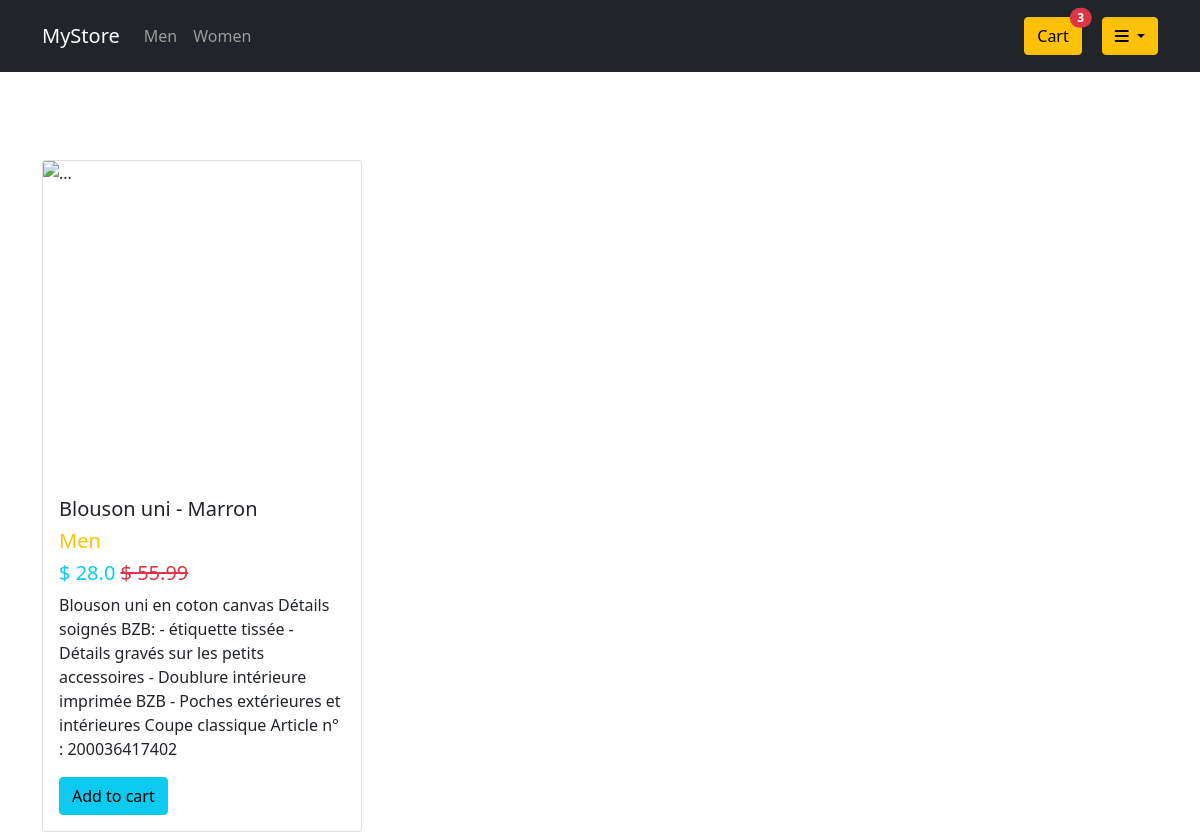
Screenshot of /product/Blouson-uni-Marron/ (signed in) with the database file from the repository.
### core/models.py (models this page shows, shortened)
class Order(models.Model):
    user = models.ForeignKey(settings.AUTH_USER_MODEL, on_delete=models.CASCADE)
    products = models.ManyToManyField(OrderProduct)
    start_date = models.DateTimeField(auto_now_add=True)
    ordered_date = models.DateTimeField()
    ordered = models.BooleanField(default=False)

class Product(models.Model):
    name = models.CharField(max_length=255)
    description = models.TextField()
    price = models.FloatField()
    discount_price = models.FloatField(blank=True, null=True)
    created_date = models.DateTimeField(auto_now=True)
    product_category = models.ForeignKey(Category, on_delete=models.CASCADE)
    slug = models.SlugField()
    def get_add_to_cart_url(self):
        return reverse("core:add-to-cart", kwargs={"slug": self.slug})

class Category(models.Model):
    name = models.CharField(max_length=255)
    description = models.TextField()
    created_at = models.DateTimeField(auto_now=True)

### core/views.py (the view)
# urls.py: path('product/<slug>/', ProductDetailView.as_view(), name="product_detail"),
class ProductDetailView(DetailView):
    model = Product
    template_name = 'product.html'

### core/templatetags/cart_template_tags.py (called while the page is built)
@register.filter
def number_of_cart_products(user):
    if user.is_authenticated:
        query_set = Order.objects.filter(user=user, ordered=False)
        if query_set.exists():
            return query_set[0].products.count()
    return 0

### templates/product.html
{% extends 'base.html' %}
{% block body %}
<div class="container">
    <div class="card col-4 mt-3" style="width: 20rem;";>
        <img src="https://images.unsplash.com/photo-1434389677669-e08b4cac3105?ixlib=rb-1.2.1&ixid=MnwxMjA3fDB8MHxwaG90by1wYWdlfHx8fGVufDB8fHx8&auto=format&fit=crop&w=705&q=80" class="card-img-top" alt="..." height="320px;">
        <div class="card-body">
            <h5 class="card-title">{{ object.name }}</h5>
            <h5 class="text-warning">{{ object.product_category.name }}</h5>
            <h5 class="text-info">
                {% if object.discount_price %}
                    $ {{ object.discount_price }} <del class="text-danger">$ {{ object.price }} </del>
                {% else %}
                    $ {{ object.price }}
                {% endif %}
            </h5>
            <p class="card-text">{{ object.description }}</p>
            <a class="btn btn-info" href="{{ object.get_add_to_cart_url }}">Add to cart</a>
        </div>
    </div>
</div>
{% endblock %}

### templates/base.html (shortened to what this page needs)
{% load cart_template_tags %}
<!DOCTYPE html>
<html>
    <head>
        <link href="https://cdn.jsdelivr.net/npm/bootstrap@5.1.3/dist/css/bootstrap.min.css" rel="stylesheet">
    </head>
    <body>
        <nav class="navbar navbar-expand-lg navbar-dark bg-dark mb-3">
            <div class="container-fluid container pt-2 pb-2">
                <a class="navbar-brand" href="{% url 'core:home_view' %}">MyStore</a>
                <div class="collapse navbar-collapse" id="navbarText">
                    <ul class="navbar-nav me-auto mb-2 mb-lg-0">
                        <li class="nav-item">
                            <a class="nav-link" href="#">Men</a>
                        </li>
                        <li class="nav-item">
                            <a class="nav-link" href="#">Women</a>
                        </li>
                    </ul>
                    {% if request.user.is_authenticated %}
                        <div class="d-flex " style="margin-right: 20px;">
                            <a href="{% url 'core:order_summary' %}" class="btn btn-warning position-relative">
                                Cart
                                <span class="position-absolute top-0 start-100 translate-middle badge rounded-pill bg-danger">
                                {{ request.user|number_of_cart_products }}
                                </span>
                            </a>
                        </div>
                        <ul class="navbar-nav mb-2 mb-lg-0">
                            <div class="dropdown">
                                <button class="btn btn-warning dropdown-toggle" type="button" id="dropdownMenuButton2" data-bs-toggle="dropdown" aria-expanded="false">
                                    <i class="fa fa-bars" aria-hidden="true"></i>
                                </button>
                              </div>
                        </ul>
                    {% endif %}
                </div>
            </div>
        </nav>
        <div class="mt-5 pt-4">
        </div>
        {% block body %}
        {% endblock body %}
    </body>
</html>

### rows the page displays
Product: name "Blouson uni - Marron", product_category.name "Men", discount_price "28.0", price "55.99", description "Blouson uni en coton canvas Détails soignés BZB: - étiquette tissée - Détails gravés sur les petits accessoires - Doublure intérieure imprimée BZB - Poches extérieures et intérieures Coupe classique Article n° : 200036417402"

### other values shown
{{ request.user|number_of_cart_products }} "3"
